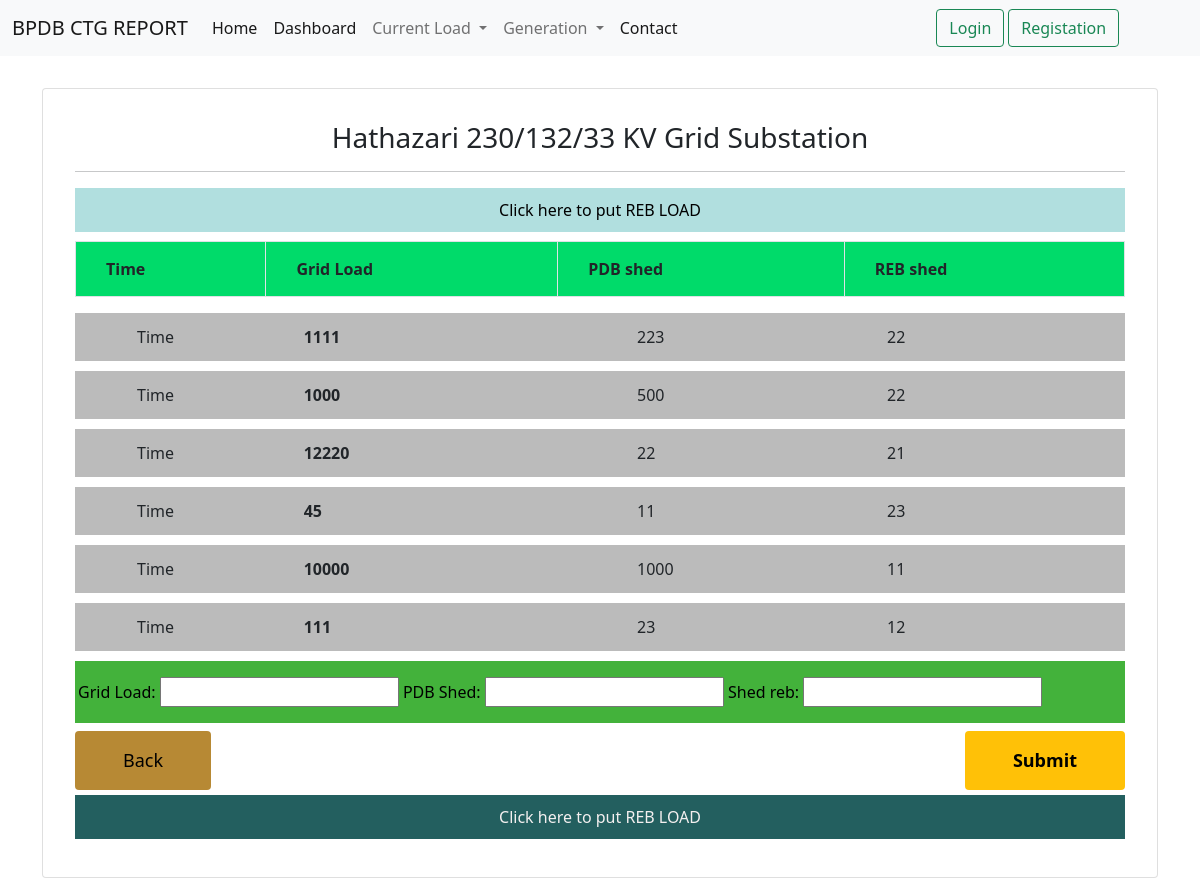
The app's page /loadinput/hathazari/ with its own data.
### loadinput/models.py (models this page shows)
class HathazariGrid(models.Model):    # -------------------------Hathazari grid load---2---------------------
    Grid_Load = models.PositiveIntegerField();
    PDB_Shed = models.PositiveIntegerField()
    shed_reb = models.PositiveIntegerField()

### loadinput/views.py (the view)
# urls.py: path('hathazari/', views.Hathazari, name='hathazari'),
def Hathazari(request): #------------------Hathazari-------------------------
    load = HathazariGrid.objects.all()
    if request.method == "POST":
        gridForm = HathazariGridForm(request.POST)
        if gridForm.is_valid():
            gridForm.save()
            return redirect ('loadinput:hathazari')
    else:
        gridForm = HathazariGridForm()
    Hathazari_load = {
        'title_name':'Hathazari 230/132/33 KV Grid Substation ',
        'g__hat':gridForm,
        'load__hat':load,
    }
    return render(request, 'grid/hathazari.html', context=Hathazari_load)

### loadinput/forms.py
class HathazariGridForm(forms.ModelForm):
    class Meta:
        model=HathazariGrid
        fields = '__all__'

### loadinput/templates/grid/hathazari.html (shortened to what this page needs)
{% extends "base.html" %}
{% load static %}
{% block content %}
<div class="container"><br>
    <div class="card p-3 mt-2">
        <div class="card-body">
            <div class="content" >
                <h3 class='text-center'>{{title_name}}</h3><hr>
                <div class="reb_link_upper">
                  <a href="{% url 'loadinput:hathazari__reb' %}">Click here to put REB LOAD</a>
                </div>
                <form action = "" method="POST" >
                    <table class="table table-bordered" >
                      <thead class="heading">
                        <tr class="py-3 ">
                          <th>Time</th>
                          <th>Grid Load</th>
                          <th>PDB shed</th>
                          <th>REB shed</th>
                        </tr>
                      </thead>
                    </table>
                    {% for load in load__hat%}
                    <div class=" data_table">
                      <div class="row " style="padding-left:50px;">
                          <span class="col col-sm-2">Time</b></span>
                          <span class="col col-sm-4"><b>{{load.Grid_Load}}</b></span>
                          <span class="col col-sm-3">{{load.PDB_Shed}}</span>
                          <span class="col col-sm-3">{{load.shed_reb}}</span>
                      </div>
                    </div>
                    {% endfor %}
                      <div class=" input_box py-3" style="padding:3px">
                        {{g__hat}}
                      </div>
                      <div class='mt-2'>
                        <a class="btn btn-info back_button px-5 py-3" href="{% url 'gridload:Grid_load_input' %}">Back</a>
                        <span class="submit_button"><input type="submit" value = "Submit" class="btn btn-warning submit px-5 py-3"></span><br><br>
                      </div>
                </form>
                <div class="reb_link_lower">
                  <a href="{% url 'loadinput:hathazari__reb' %}">Click here to put REB LOAD</a>
                </div>
            </div>
        </div>
    </div>
</div>
{% endblock %}

### templates/base.html (shortened to what this page needs)
<!doctype html>
{% load static %}
<html lang="en">
  <head>
    <link href="https://cdn.jsdelivr.net/npm/bootstrap@5.0.0/dist/css/bootstrap.min.css" rel="stylesheet" >
    {% block style %}
    <link rel="stylesheet" href={% static 'css/input_grid.css' %}>
    <link rel="stylesheet" href={% static 'css/home.css' %}>
    {% endblock %}
  </head>
  <body>
    <nav class="navbar navbar-expand-lg navbar-light bg-light">
        <div class="container-fluid pl-3">
          <a class="navbar-brand" href="{% url 'dashboard:Home_page' %}">BPDB CTG REPORT</a>
          <div class="collapse navbar-collapse" id="navbarSupportedContent">
            <ul class="navbar-nav me-auto mb-2 mb-lg-0">
              <li class="nav-item">
                <a class="nav-link active" aria-current="page" href="{% url 'dashboard:Home_page' %}">Home</a>
              </li>
              <li class="nav-item">
                <a class="nav-link active" aria-current="page" href="{% url 'dashboard:dashboard_page' %}">Dashboard</a>
              </li>
              <li class="nav-item dropdown" style="color: black;">
                <a class="nav-link dropdown-toggle" href="#" id="navbarDropdownMenuLink" role="button" data-bs-toggle="dropdown" aria-expanded="false">
                  Current Load
                </a>
              </li>
              <li class="nav-item dropdown" style="color: black;">
                <a class="nav-link dropdown-toggle" href="#" id="navbarDropdownMenuLink" role="button" data-bs-toggle="dropdown" aria-expanded="false">
                  Generation
                </a>
              </li>
              <li class="nav-item">
                <a class="nav-link active" aria-current="page" href="{% url 'contact' %}">Contact</a>
              </li>
            </ul>
            <form class="d-flex "style="margin-right: 7%;" >
                <ul class="navbar-nav">
                  {% if user.is_authenticated %}
                  <li class="nav-item dropdown">
                    <a class="nav-link dropdown-toggle" href="#" id="navbarDropdownMenuLink" role="button" data-bs-toggle="dropdown" aria-expanded="false">
                      <span>Hello! {{user.username}}</span>
                    </a>
                    <ul class="dropdown-menu" aria-labelledby="navbarDropdownMenuLink">
                      <li><a class="dropdown-item" href="{% url 'applogin:userlogout' %}">Logout</a></li>
                      <li><a class="dropdown-item" href="{% url 'applogin:Change_pass' %}">Change Password</a></li>
                      <li><a class="dropdown-item" href="{% url 'applogin:profile' %}">Get Profile</a></li>
                    </ul>
                  </li>
                </ul>
                {% else %}
                <a class="btn btn-outline-success mx-1" href="{% url 'applogin:userlogin' %}">Login</a>
                <a class="btn btn-outline-success" href="{% url 'applogin:usersignup' %}">Registation</a>
                {% endif %}
            </form>
          </div>
        </div>
      </nav>
    {% block content %}
    {% endblock %}
  </body>
</html>

### static/css/input_grid.css (style rules this page uses)
.heading { background-color: rgb(0, 219, 106); }
.heading th { padding:15px 0px 15px 30px; }
.data_table { background-color: #bbb; padding:12px ; margin-bottom: 10px; }
.submit_button { float:right; border: none; font-weight: 700; font-size: large; }
.submit_button .submit { border: none; font-weight: 700; font-size: large; }
.back_button { float: left; background-color: rgb(183, 137, 52); border: none; font-weight: 500; font-size: large; }
.input_box { background: rgb(67, 178, 59); color: #000; font-weight: 500; }

### static/css/home.css (style rules this page uses)
.content .reb_link_upper a { display: inline-block; width: 100%; text-align: center; cursor: pointer; text-decoration: none; padding: 10px 20px; background-color: rgb(177, 223, 223); color: rgb(0, 0, 0); margin-bottom: 3px; box-sizing: border-box; overflow: hidden; }
.content .reb_link_lower a { display: inline-block; width: 100%; text-align: center; cursor: pointer; text-decoration: none; padding: 10px 20px; background-color: rgb(35, 95, 95); color: rgb(243, 239, 239); margin-top: 5px; box-sizing: border-box; overflow: hidden; }

### records on screen
HathazariGrid: Grid_Load "1111", PDB_Shed "223", shed_reb "22"
HathazariGrid: Grid_Load "1000", PDB_Shed "500", shed_reb "22"
HathazariGrid: Grid_Load "12220", PDB_Shed "22", shed_reb "21"
HathazariGrid: Grid_Load "45", PDB_Shed "11", shed_reb "23"
HathazariGrid: Grid_Load "10000", PDB_Shed "1000", shed_reb "11"
HathazariGrid: Grid_Load "111", PDB_Shed "23", shed_reb "12"

### other values on screen
{{ title_name }} "Hathazari 230/132/33 KV Grid Substation"
